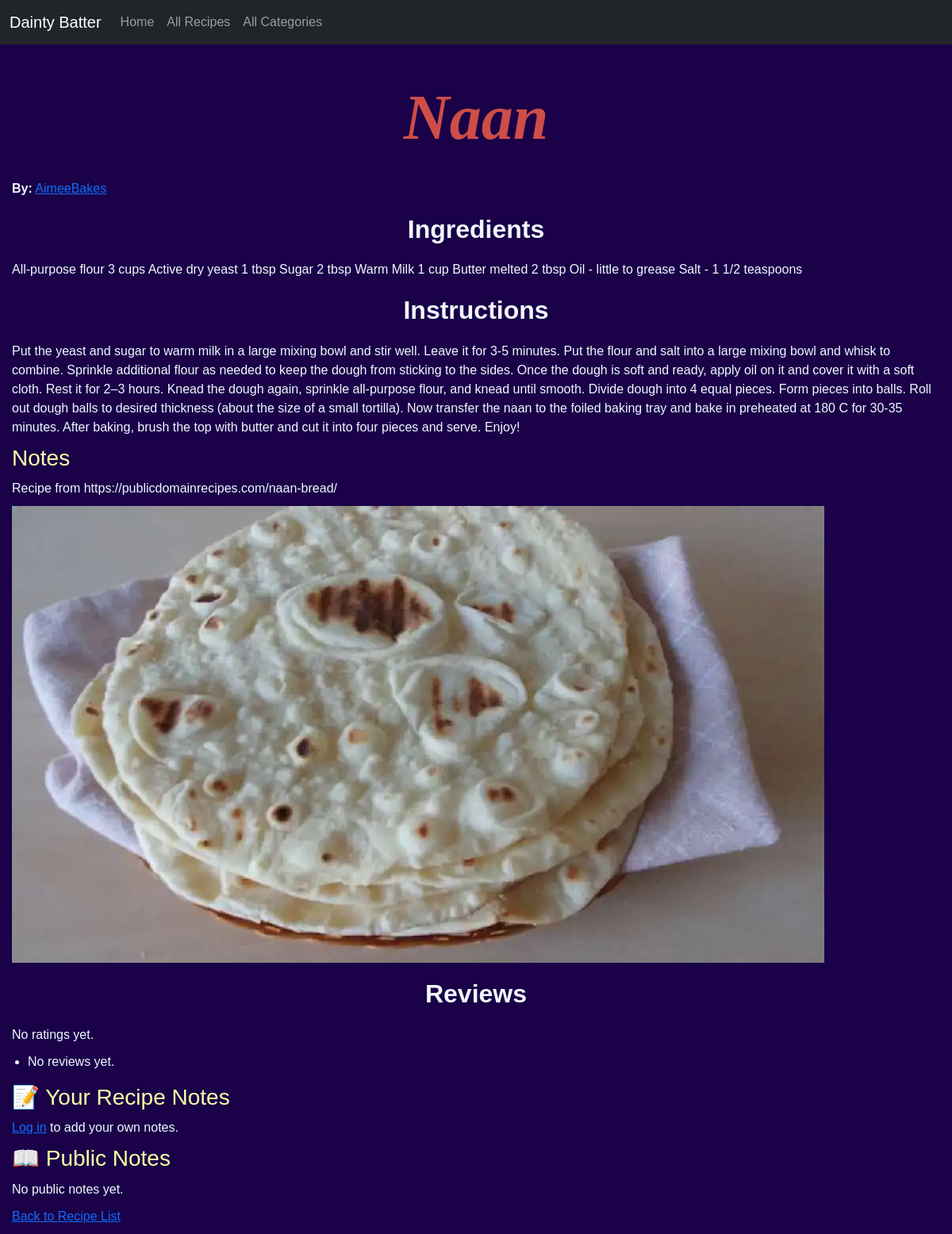
The app's page /recipes/fb21c382-623e-4d9d-855f-7a9a1b76bbb2/ with its own data.
### catalog/models.py (models this page shows, shortened)
class Recipe(models.Model):
    recipe_id = models.UUIDField(primary_key=True, default=uuid.uuid4, editable=False)
    title = models.CharField(max_length=200)
    user = models.ForeignKey(settings.AUTH_USER_MODEL, on_delete=models.RESTRICT, null=True)
    ingredients = models.TextField(
        max_length=1000,
        help_text='Enter the ingredients in quantity + ingredient format, e.g., "4 tbsp sugar".'
    )
    instructions = models.TextField(
        'Instructions',
        blank=False,
        null=False,
        help_text='Enter the recipe instructions.'
    )
    notes = models.TextField(blank=True, null=True)
    category = models.ManyToManyField(Category, help_text='Select a category for this recipe')
    created_at = models.DateTimeField(auto_now_add=True)
    updated_at = models.DateTimeField(auto_now=True)
    photo = models.ImageField(upload_to='recipe_pics/', blank=True, null=True)
    rating = models.FloatField()
    @property
    def average_rating(self):
        reviews = self.reviews.all()
        if reviews.exists():
            return round(sum([r.rating for r in reviews]) / reviews.count(), 1)
        return None

### catalog/views.py (the view)
# urls.py: path('recipes/<uuid:pk>/', views.RecipeDetailView.as_view(), name='recipe_detail'),
class RecipeDetailView(generic.DetailView):
    model = Recipe
    template_name = 'recipes/recipe_details.html'
    context_object_name = 'recipe'
    def get_context_data(self, **kwargs):
        context = super().get_context_data(**kwargs)
        context['reviews'] = self.object.reviews.all()
        context['average_rating'] = self.object.average_rating
        context['notes'] = RecipeNote.objects.filter(recipe=self.object, is_public=True)
        return context

### catalog/templates/recipes/recipe_details.html (shortened to what this page needs)
{% extends "base.html" %}
{% load static %}
{% block content %}
  <h1>{{ recipe.title }}</h1>
  <p>
    <strong>By:</strong>
    <a href="{% url 'user_detail' recipe.user.id %}">{{ recipe.user.username }}</a>
  </p>
  <h2>Ingredients</h2>
  <p>{{ recipe.ingredients }}</p>
  <h2>Instructions</h2>
  <p>{{ recipe.instructions }}</p>
  {% if recipe.notes %}
    <h3>Notes</h3>
    <p>{{ recipe.notes }}</p>
  {% endif %}
  {% if recipe.photo %}
    <img
      class="responsive-img"
      src="{{ recipe.photo.url }}"
      alt="Photo of {{ recipe.title }}"
    >
  {% endif %}
  <h2>Reviews</h2>
  {% if recipe.average_rating %}
    <p>Average Rating: {{ recipe.average_rating|floatformat:1 }} stars</p>
  {% else %}
    <p>No ratings yet.</p>
  {% endif %}
  <ul>
    {% for review in reviews %}
      <li>
        <strong>{{ review.user.username }}</strong> rated this recipe {{ review.rating }} stars.
        {% if review.comment %}
          <p>{{ review.comment }}</p>
        {% endif %}
        <p><em>Reviewed on {{ review.created_at|date:"M d, Y" }}</em></p>
      </li>
    {% empty %}
      <li>No reviews yet.</li>
    {% endfor %}
  </ul>
  <h3>📝 Your Recipe Notes</h3>
  {% if user.is_authenticated %}
    <form method="post">
      {% csrf_token %}
      {{ form.as_p }}
      <button type="submit" name="save_note" class="btn">Save Note</button>
    </form>
  {% else %}
    <p>
      <a href="{% url 'login' %}">Log in</a> to add your own notes.
    </p>
  {% endif %}
  <h3>📖 Public Notes</h3>
  {% for note in notes %}
    <p>
      <strong>{{ note.user.username }}</strong>: {{ note.note }}
    </p>
  {% empty %}
    <p>No public notes yet.</p>
  {% endfor %}
  <p><a href="{% url 'recipe_list' %}">Back to Recipe List</a></p>
{% endblock %}

### catalog/static/style.css (style rules this page uses)
body { background-color: #1A0148; color: aliceblue; text-align: inherit; font-family: "Montserrat", sans-serif; margin: 0; padding: 0; }
h1 { color: #CE4D47; text-align: center; font-family: "Brush Script MT", cursive; font-size: 5em; font-weight: 550; font-style: italic; margin: 0; padding: 20px 0; }
h2 { color: aliceblue; text-align: center; font-family: "Montserrat", sans-serif; font-weight: 600; margin: 20px 0; }
h3 { color: #FFFFA5; text-align: justify; font-family: "Source Sans 3", sans-serif; font-weight: 400; margin: 10px 0; }
p { color: aliceblue; font-family: "Montserrat", sans-serif; margin: 10px 0; }
ul { color: aliceblue; font-family: "Montserrat", sans-serif; padding-left: 20px; }
.responsive-img { max-width: 100%; height: auto; }

### records on screen
Recipe: title "Naan", user.username "AimeeBakes", ingredients "All-purpose flour 3 cups Active dry yeast 1 tbsp Sugar 2 tbsp Warm Milk 1 cup Butter melted 2 tbsp Oil - little to grease Salt - 1 1/2 teaspoons", instructions "Put the yeast and sugar to warm milk in a large mixing bowl and stir well. Leave it for 3-5 minutes. Put the flour and salt into a large mixing bowl and whisk to combine. Sprinkle additional flour as needed to keep the dough from sticking to the sides. Once the dough is soft and ready, apply oil on it and cover it with a soft cloth. Rest it for 2–3 hours. Knead the dough again, sprinkle all-purpose flour, and knead until smooth. Divide dough into 4 equal pieces. Form pieces into balls. Roll out dough balls to desired thickness (about the size of a small tortilla). Now transfer the naan to the foiled baking tray and bake in preheated at 180 C for 30-35 minutes. After baking, brush the top…", notes "Recipe from https://publicdomainrecipes.com/naan-bread/", photo (picture)
